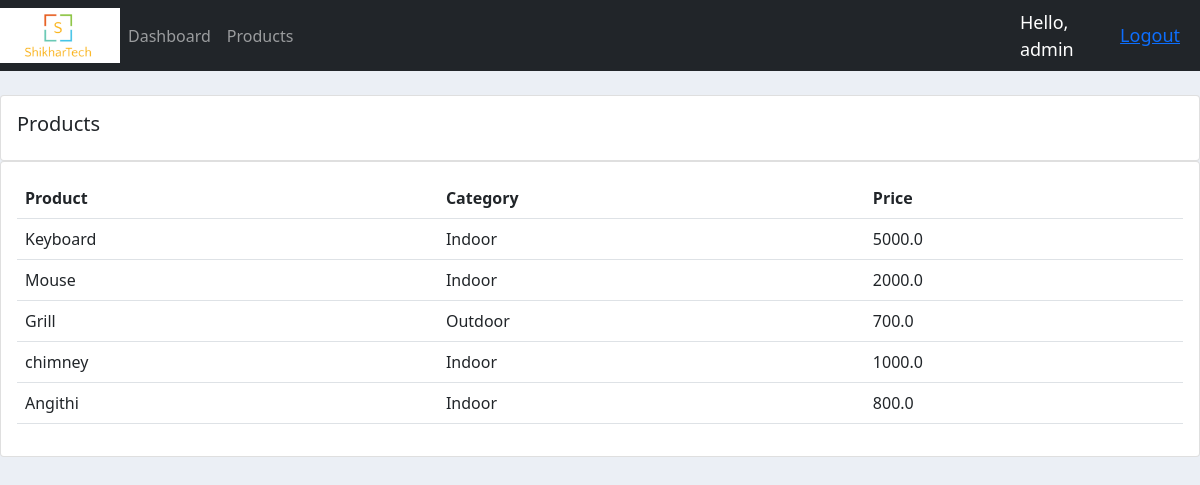
Page /accounts_app/products/ (signed in) on the committed database.
### accounts/models.py (models this page shows, shortened)
class Products(models.Model):
    CATEGORY = (
        ('Indoor', 'Indoor'),
        ('Outdoor', 'Outdoor'),
    )
    name = models.CharField(max_length=200, null=True)
    price = models.FloatField(null=True)
    category = models.CharField(max_length=200, null=True, choices=CATEGORY)
    discription = models.CharField(max_length=200, null=True, blank=True)
    date_created = models.DateTimeField(auto_now_add=True, null=True)
    Tags = models.ManyToManyField(Tag, blank=True)

### accounts/decorators.py (the view)
        def wrapper(request, *args, **kwargs):
            group = None
            if request.user.groups.exists():
                group = request.user.groups.all()[0].name
            if group in allowed_roles:
                return view_func(request, *args, **kwargs)
            else:
                return HttpResponse('Not allowed to view this content')

### accounts/views.py (called while the page is built)
@login_required(login_url='login')
@allowed_user_group(allowed_roles=['admin'])
def products(request):
    product_lis = Products.objects.all()
    return render(request, 'accounts/products.html', {'prod_lis': product_lis})

### accounts/templates/accounts/products.html
{% extends 'accounts/main.html' %}
{% block content %}
<br>
		<div class="row">
			<div class="col-md">
				<div class="card card-body">
					<h5>Products</h5>
				</div>
				<div class="card card-body">
					<table class="table">
						<tr>
							<th>Product</th>
							<th>Category</th>
							<th>Price</th>
						</tr>
						{% for i in prod_lis %}
							<tr>
								<td>{{i.name}}</td>
								<td>{{i.category}}</td>
								<td>{{i.price}}</td>
							</tr>
						{% endfor %}
					</table>
				</div>
			</div>
		</div>
{% endblock %}

### accounts/templates/accounts/navbar.html (shortened to what this page needs)
{% load static %}
<nav class="navbar navbar-expand-lg navbar-dark bg-dark">
    <img src="{% static 'images/logo.png' %}" alt="Logo">
    <div class="collapse navbar-collapse" id="navbarNavDropdown">
      <ul class="navbar-nav">
        {% if request.user.is_staff %}
        <li class="nav-item">
          <a class="nav-link" href="{% url 'home'%}">Dashboard</a>
        </li>
        <li class="nav-item">
          <a class="nav-link" href="{% url 'products' %}">Products</a>
        </li>
        {% endif %}
      </ul>
    </div>
    <span class="user_msg">Hello, {{request.user}}</span>
    <span class="user_msg"><a href="{% url 'logout'%}">Logout</a></span>
  </nav>

### static/css/main.css (style rules this page uses)
img { max-width: 10%; max-height: 10%; }
body { background-color: #ebeff5; }

### accounts/templates/accounts/navbar.html (style rules this page uses)
.user_msg { font-size: 18px; color: #fff; margin-right: 20px; }

### rows in the picture
Products: name "Keyboard", category "Indoor", price "5000.0"
Products: name "Mouse", category "Indoor", price "2000.0"
Products: name "Grill", category "Outdoor", price "700.0"
Products: name "chimney", category "Indoor", price "1000.0"
Products: name "Angithi", category "Indoor", price "800.0"

### other values in the picture
{{ request.user }} "admin"
